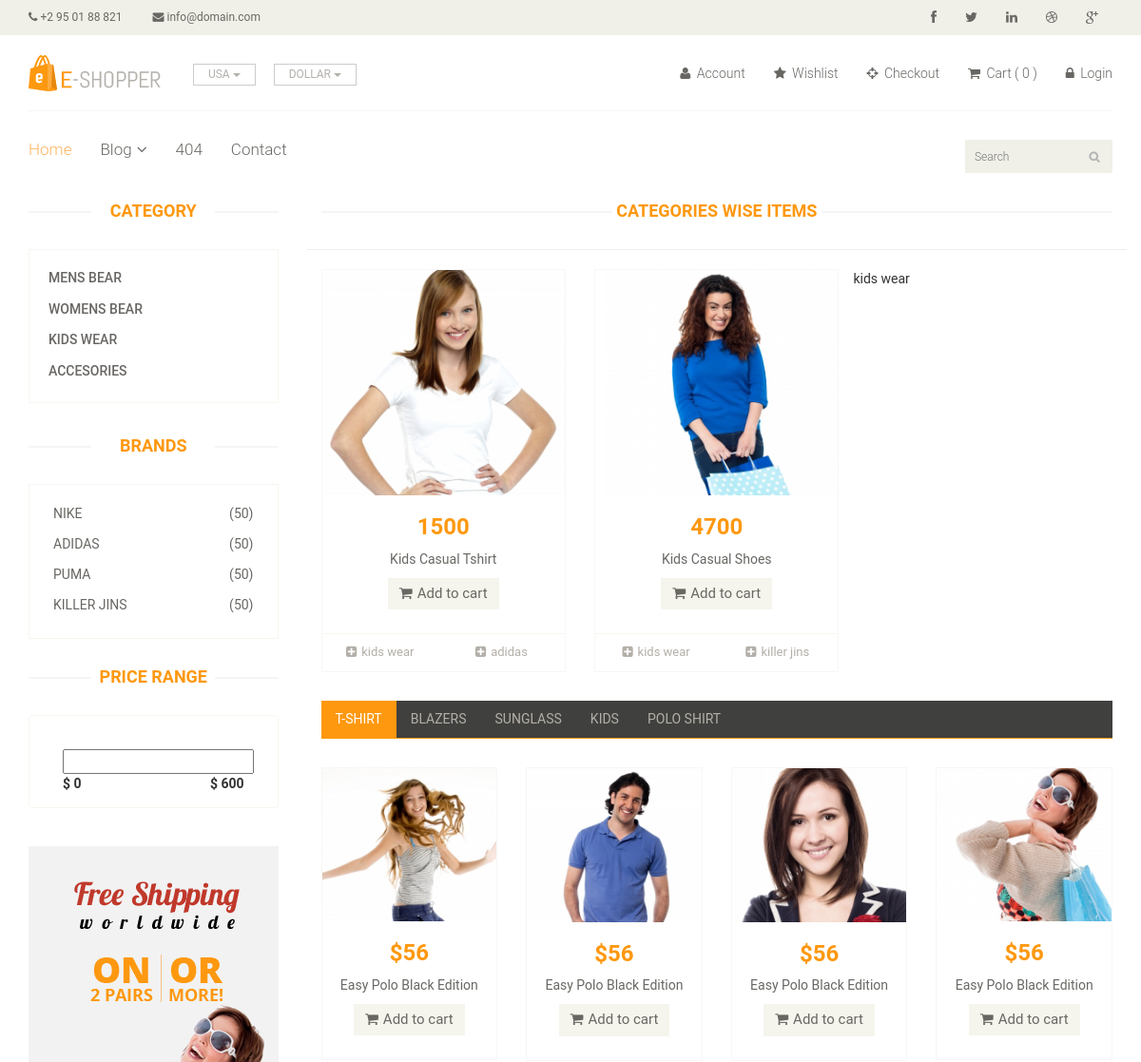
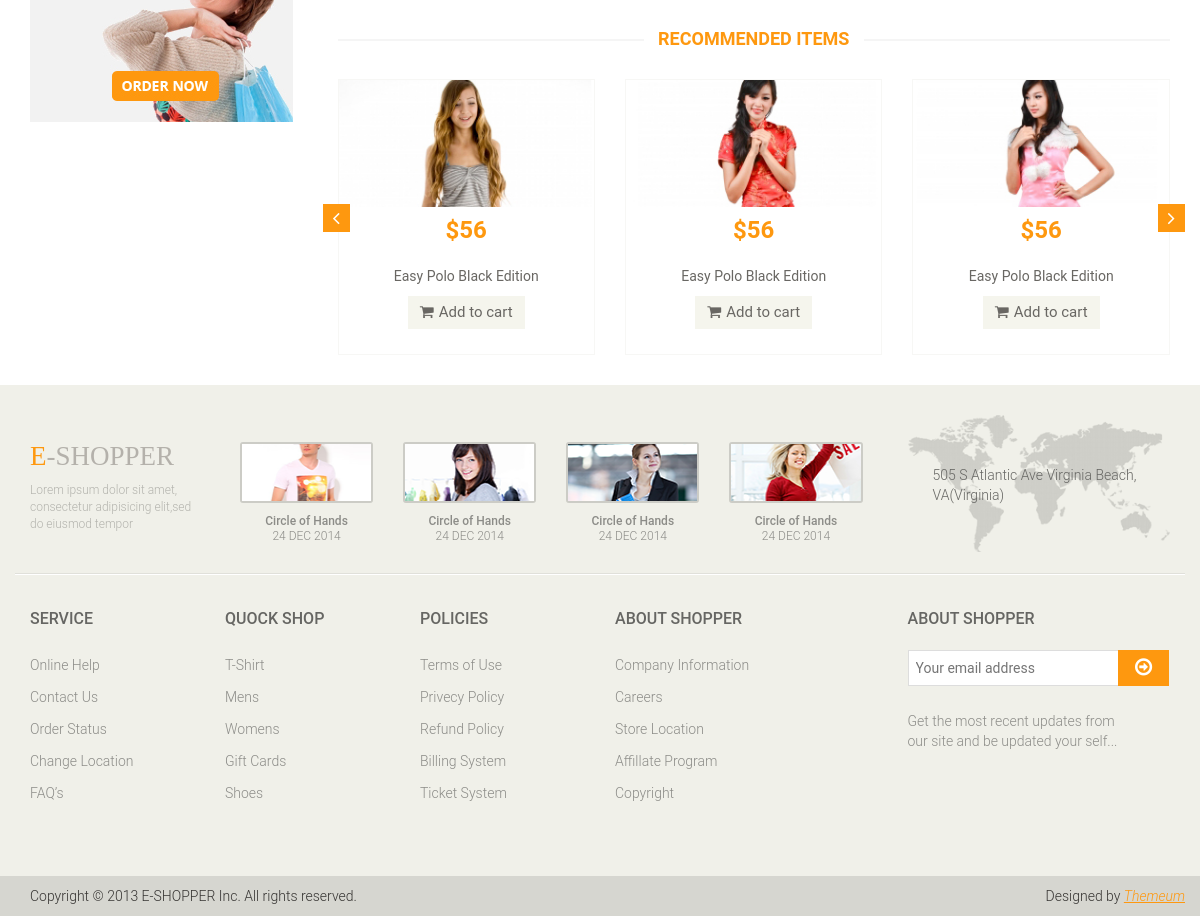
The app's page /project/category-wise-product.php?catid=3 with its own data (2 pictures, top to bottom).
### tables this page shows
CREATE TABLE `categories` (
  `ca_id` int(11) NOT NULL,
  `ca_name` varchar(100) NOT NULL,
  `ca_time` timestamp NOT NULL DEFAULT CURRENT_TIMESTAMP ON UPDATE CURRENT_TIMESTAMP
);

CREATE TABLE `brands` (
  `br_id` int(11) NOT NULL,
  `br_name` varchar(100) NOT NULL,
  `br_time` timestamp NOT NULL DEFAULT CURRENT_TIMESTAMP ON UPDATE CURRENT_TIMESTAMP
);

CREATE TABLE `products` (
  `pro_id` int(11) NOT NULL,
  `pro_name` varchar(100) DEFAULT NULL,
  `pro_price` decimal(8,2) DEFAULT NULL,
  `pro_discount` tinyint(4) DEFAULT NULL,
  `pro_description` longtext,
  `pro_caid` int(11) DEFAULT NULL,
  `pro_brid` int(11) DEFAULT NULL,
  `pro_path` text,
  `pro_time` timestamp NOT NULL DEFAULT CURRENT_TIMESTAMP ON UPDATE CURRENT_TIMESTAMP
);

### project/category-wise-product.php (the view, shortened to what this page needs)
<?php
require_once 'header.php';
 ?>
	<section>
		<div class="container">
			<div class="row">
				<div class="col-sm-3">
					<?php
require_once 'sidebar.php';
					 ?>
					</div>
				</div>
				<div class="col-sm-9 padding-right">
					<div class="features_items">
						<h2 class="title text-center">categories wise items</h2>
<?php
$categoryid=$_REQUEST['catid'];
$str_catname="select ca_name from categories where ca_id='$categoryid'";
$res_catname=mysqli_query($conn,$str_catname) or die(mysqli_error($conn));
$ans_catname=mysqli_fetch_assoc($res_catname);
echo "<hr>".$ans_catname['ca_name']."</hr>";
$str ="select pro_id,pro_name,pro_price,pro_discount,pro_description,pro_path,br_name,ca_name from brands,categories,products where br_id=pro_brid and ca_id=pro_caid and pro_caid='$categoryid' order by pro_id desc";
$res=mysqli_query($conn,$str) or die(mysqli_error($conn));
 if($res->num_rows>0):
 	while($ans=$res->fetch_array(MYSQLI_ASSOC)):
 ?>
						<div class="col-sm-4">
							<div class="product-image-wrapper">
								<div class="single-products">
										<div class="productinfo text-center">
<img src="<?php echo $ans['pro_path'];  ?>" alt="" />
<h2><?php echo round($ans['pro_price']) ;?></h2>
<p><?php echo $ans['pro_name']; ?></p>
											<a href="#" class="btn btn-default add-to-cart"><i class="fa fa-shopping-cart"></i>Add to cart</a>
										</div>
										<div class="product-overlay">
											<div class="overlay-content">
											</div>
										</div>
								</div>
								<div class="choose">
									<ul class="nav nav-pills nav-justified">
										<li><a href="#"><i class="fa fa-plus-square"></i><?php echo $ans['ca_name']; ?></a></li>
										<li><a href="#"><i class="fa fa-plus-square"></i><?php echo $ans['br_name']; ?></a></li>
									</ul>
								</div>
							</div>
						</div>
<?php
endwhile;
endif;
 ?>
					</div>
					<div class="category-tab">
						<div class="col-sm-12">
							<ul class="nav nav-tabs">
								<li class="active"><a href="#tshirt" data-toggle="tab">T-Shirt</a></li>
								<li><a href="#blazers" data-toggle="tab">Blazers</a></li>
								<li><a href="#sunglass" data-toggle="tab">Sunglass</a></li>
								<li><a href="#kids" data-toggle="tab">Kids</a></li>
								<li><a href="#poloshirt" data-toggle="tab">Polo shirt</a></li>
							</ul>
						</div>
						<div class="tab-content">
							<div class="tab-pane fade active in" id="tshirt" >
								<div class="col-sm-3">
									<div class="product-image-wrapper">
										<div class="single-products">
											<div class="productinfo text-center">
												<img src="images/home/gallery1.jpg" alt="" />
												<h2>$56</h2>
												<p>Easy Polo Black Edition</p>
												<a href="#" class="btn btn-default add-to-cart"><i class="fa fa-shopping-cart"></i>Add to cart</a>
											</div>
										</div>
									</div>
								</div>
								<div class="col-sm-3">
									<div class="product-image-wrapper">
										<div class="single-products">
											<div class="productinfo text-center">
												<img src="images/home/gallery2.jpg" alt="" />
												<h2>$56</h2>
												<p>Easy Polo Black Edition</p>
												<a href="#" class="btn btn-default add-to-cart"><i class="fa fa-shopping-cart"></i>Add to cart</a>
											</div>
										</div>
									</div>
								</div>
								<div class="col-sm-3">
									<div class="product-image-wrapper">
										<div class="single-products">
											<div class="productinfo text-center">
												<img src="images/home/gallery3.jpg" alt="" />
												<h2>$56</h2>
												<p>Easy Polo Black Edition</p>
												<a href="#" class="btn btn-default add-to-cart"><i class="fa fa-shopping-cart"></i>Add to cart</a>
											</div>
										</div>
									</div>
								</div>
								<div class="col-sm-3">
									<div class="product-image-wrapper">
										<div class="single-products">
											<div class="productinfo text-center">
												<img src="images/home/gallery4.jpg" alt="" />
												<h2>$56</h2>
												<p>Easy Polo Black Edition</p>
												<a href="#" class="btn btn-default add-to-cart"><i class="fa fa-shopping-cart"></i>Add to cart</a>
											</div>
										</div>
									</div>
								</div>
							</div>
						</div>
					</div>
					<div class="recommended_items">
						<h2 class="title text-center">recommended items</h2>
						<div id="recommended-item-carousel" class="carousel slide" data-ride="carousel">
							<div class="carousel-inner">
								<div class="item active">
									<div class="col-sm-4">
										<div class="product-image-wrapper">
											<div class="single-products">
												<div class="productinfo text-center">
													<img src="images/home/recommend1.jpg" alt="" />
													<h2>$56</h2>
													<p>Easy Polo Black Edition</p>
													<a href="#" class="btn btn-default add-to-cart"><i class="fa fa-shopping-cart"></i>Add to cart</a>
												</div>
											</div>
										</div>
									</div>
									<div class="col-sm-4">
										<div class="product-image-wrapper">
											<div class="single-products">
												<div class="productinfo text-center">
													<img src="images/home/recommend2.jpg" alt="" />
													<h2>$56</h2>
													<p>Easy Polo Black Edition</p>
													<a href="#" class="btn btn-default add-to-cart"><i class="fa fa-shopping-cart"></i>Add to cart</a>
												</div>
											</div>
										</div>
									</div>
									<div class="col-sm-4">
										<div class="product-image-wrapper">
											<div class="single-products">
												<div class="productinfo text-center">
													<img src="images/home/recommend3.jpg" alt="" />
													<h2>$56</h2>
													<p>Easy Polo Black Edition</p>
													<a href="#" class="btn btn-default add-to-cart"><i class="fa fa-shopping-cart"></i>Add to cart</a>
												</div>
											</div>
										</div>
									</div>
								</div>
							</div>
							 <a class="left recommended-item-control" href="#recommended-item-carousel" data-slide="prev">
								<i class="fa fa-angle-left"></i>
							  </a>
							  <a class="right recommended-item-control" href="#recommended-item-carousel" data-slide="next">
								<i class="fa fa-angle-right"></i>
							  </a>
						</div>
					</div>
				</div>
			</div>
		</div>
	</section>
	<?php
require_once 'footer.php';
	 ?>

### project/sidebar.php
<div class="left-sidebar">
						<h2>Category</h2>
						<div class="panel-group category-products" id="accordian">
<?php
$str= "select ca_id,ca_name from categories";
$res= mysqli_query($conn,$str) or die(mysqli_error($conn));
if($res->num_rows>0):
while($ans=$res->fetch_array(MYSQLI_ASSOC)):
?>
<div class="panel panel-default">
<div class="panel-heading">
<h4 class="panel-title"><a href="category-wise-product.php?catid=<?php echo $ans['ca_id'] ?>">
<?php
echo $ans['ca_name'];
 ?>
</a></h4>
</div>
</div>
		<?php
endwhile;
endif;
?>
						</div>
						<div class="brands_products">
							<h2>Brands</h2>
							<div class="brands-name">
								<ul class="nav nav-pills nav-stacked">
<?php
$str= "select br_id,br_name from brands";
$res= mysqli_query($conn,$str) or die(mysqli_error($conn));
if($res->num_rows>0):
while($ans=$res->fetch_array(MYSQLI_ASSOC)):
?>
				<li><a href="#" class="filter_brand" for="<?php echo $ans['br_id']; ?>"> <span class="pull-right">(50)</span>
<?php
echo $ans['br_name'];
 ?>
				</a></li>
<?php
endwhile;
endif;
?>
								</ul>
							</div>
						</div>
						<div class="price-range">
							<h2>Price Range</h2>
							<div class="well text-center">
								 <input type="text" class="span2" value="" data-slider-min="0" data-slider-max="600" data-slider-step="5" data-slider-value="[250,450]" id="sl2" ><br />
								 <b class="pull-left">$ 0</b> <b class="pull-right">$ 600</b>
							</div>
						</div>
						<div class="shipping text-center">
							<img src="images/home/shipping.jpg" alt="" />
						</div>

### records on screen
categories: ca_name "MENS BEAR"
categories: ca_name "WOMENS BEAR"
categories: ca_name "KIDS WEAR", ca_name "kids wear"
categories: ca_name "ACCESORIES"
brands: br_name "NIKE"
brands: br_name "ADIDAS", products.pro_path (picture), products.pro_price "1500", products.pro_name "Kids Casual Tshirt", categories.ca_name "kids wear", br_name "adidas"
brands: br_name "PUMA"
brands: br_name "KILLER JINS", products.pro_path (picture), products.pro_price "4700", products.pro_name "Kids Casual Shoes", categories.ca_name "kids wear", br_name "killer jins"
